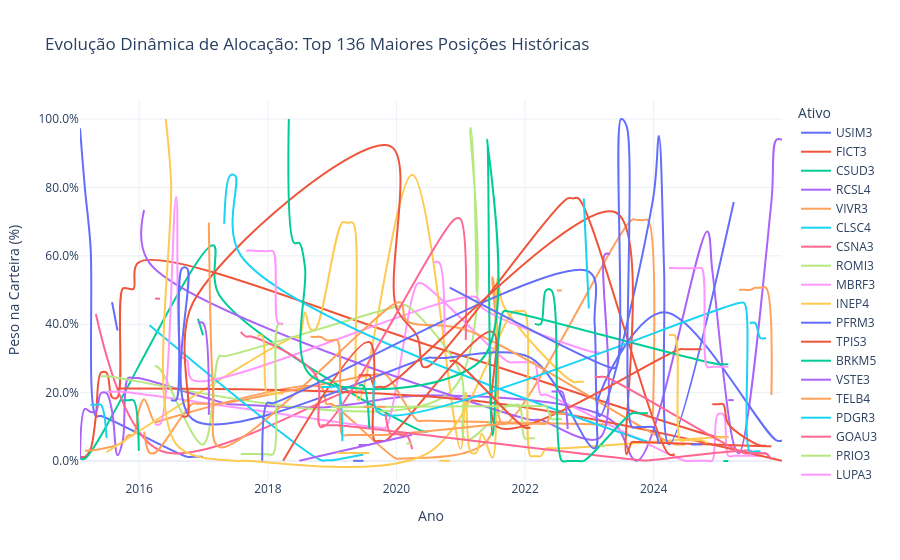

The notebook cell this image was saved under:
### Code cell
import pandas as pd
import plotly.express as px
import os

def visualizar_evolucao_ativos(diretorio_dados, lista_ativos=None, top_n=136):
    print("=== VISUALIZADOR DE EVOLUÇÃO DE AÇÕES MAXIMO SHARPE ===")
    
    # Carregar o painel que acabámos de criar
    caminho_painel = os.path.join(diretorio_dados, "painel_alocacao_mensal_maximo_sharpe.csv")
    df_painel = pd.read_csv(caminho_painel, parse_dates=['Data'])
    
    # Se o utilizador não pedir ativos específicos, vamos descobrir quais foram os ativos
    # que, em média, tiveram mais peso na carteira ao longo de todos os anos.
    if lista_ativos is None:
        maiores_ativos = df_painel.groupby('Ativo')['Peso'].mean().sort_values(ascending=False).head(top_n).index.tolist()
        df_filtrado = df_painel[df_painel['Ativo'].isin(maiores_ativos)]
        titulo = f"Evolução Dinâmica de Alocação: Top {top_n} Maiores Posições Históricas"
    else:
        df_filtrado = df_painel[df_painel['Ativo'].isin(lista_ativos)]
        titulo = f"Evolução Dinâmica de Alocação: Ativos Selecionados"
        
    # Desenhar o gráfico de linhas interativo
    fig = px.line(df_filtrado, x='Data', y='Peso', color='Ativo', 
                  title=titulo,
                  labels={'Peso': 'Peso na Carteira (%)', 'Data': 'Ano'},
                  line_shape='spline') # spline deixa a linha mais suave
    
    fig.update_layout(yaxis_tickformat='.1%', template='plotly_white')
    fig.show()

# ==========================================
# ÁREA DE EXECUÇÃO
# ==========================================
pasta_dados = r"C:\VSCodeWorkspace\TCC_Escrito\data"

# Para veres os 7 ativos mais importantes do teu modelo:
visualizar_evolucao_ativos(pasta_dados, top_n=136)

# Para veres a "batalha" entre duas ações específicas (exemplo):
# visualizar_evolucao_ativos(pasta_dados, lista_ativos=['VALE3', 'ITUB4'])
